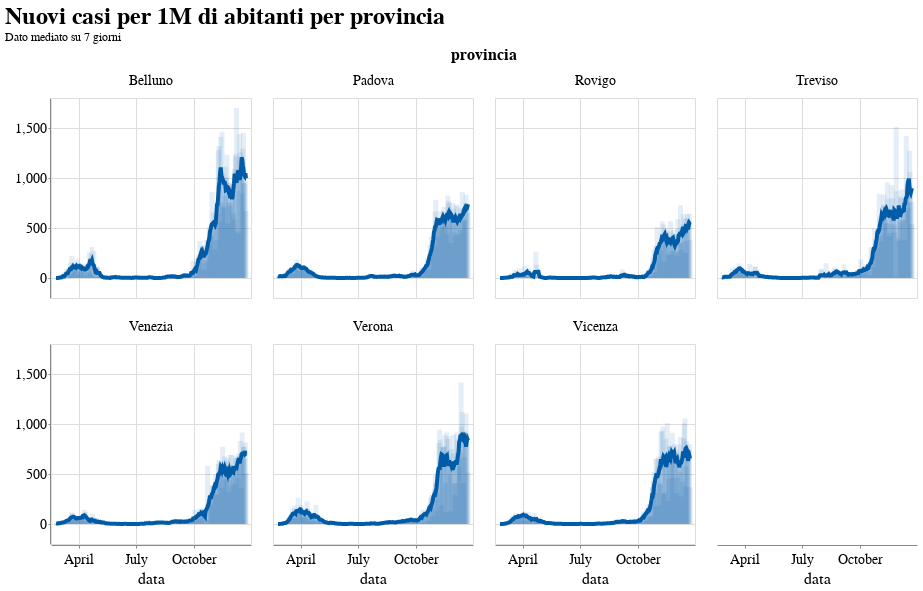

The code cell stored with this chart in its notebook:
### Code cell
base = alt.Chart().transform_window(
    averaged='mean(nuovi_positivi_per_1M_pop)',
    frame=[-4,3],
    groupby=['provincia']
).encode(
    x='data:T',
    tooltip=['data', 'provincia', 'totale_casi', 'nuovi_positivi', 'incremento']
).properties(
    height=200,
    width=200,
)

c1 = base.mark_line().encode(
    y=alt.Y('averaged:Q', title=''),
)

c2 = base.mark_bar(opacity=0.1).encode(
    y=alt.Y('nuovi_positivi_per_1M_pop', title=''),

)

alt.layer(c1, c2, data=prov_df).facet(facet='provincia:N', columns=4).properties(
    title={
      "text": ['Nuovi casi per 1M di abitanti per provincia'], 
      "subtitle": ["Dato mediato su 7 giorni"]
    }
).interactive()

### Figure 1 — Vega-Lite specification as saved in the notebook (floating-point values rounded to 4 significant figures; data arrays with more than 128 entries replaced by an {"elided": "..."} marker saying what was removed)
{"config": {"view": {"width": 600, "height": 400}, "background": "#ffffff", "title": {"anchor": "start", "font": "Source Sans Pro, Arial, sans", "fontColor": "#000000", "fontSize": 24, "fontWeight": "bold"}, "arc": {"fill": "#005DA9"}, "area": {"fill": "#005DA9"}, "line": {"stroke": "#005DA9", "strokeWidth": 4}, "path": {"stroke": "#005DA9"}, "rect": {"fill": "#005DA9"}, "shape": {"stroke": "#005DA9"}, "bar": {"fill": "#005DA9"}, "point": {"stroke": "#005DA9"}, "symbol": {"fill": "#005DA9", "size": 60}, "axis": {"titleFont": "Source Sans Pro, sans", "titleFontSize": 16, "titleFontWeight": "normal", "labelFont": "Source Sans Pro, sans", "labelFontSize": 14, "labelFontWeight": "normal"}, "axisX": {"labelAngle": 0, "labelPadding": 4, "tickSize": 3}, "axisY": {"labelBaseline": "middle", "maxExtent": 45, "minExtent": 45, "tickSize": 2, "titleAlign": "left", "titleAngle": 0, "titleX": -45, "titleY": -11}, "headerFacet": {"titleFontSize": 16, "labelFontSize": 14}, "headerRow": {"titleFontSize": 16, "labelFontSize": 14}, "headerColumn": {"titleFontSize": 16, "labelFontSize": 14}, "legend": {"titleFont": "Source Sans Pro, sans", "titleFontSize": 16, "titleFontWeight": "normal", "symbolType": "circle", "labelFont": "Source Sans Pro, sans", "labelFontSize": 15}, "range": {"category": ["#AB377A", "#AEC067", "#9BC3B7", "#928285", "#F07F3C", "#FFE054", "#E30034", "#005DA9", "#644F54", "#5EA290", "#769F3B", "#812161", "#E36319", "#F5C631"]}}, "data": {"name": "data-285857ca48d09179934b31dc29c4ef45"}, "facet": {"type": "nominal", "field": "provincia"}, "spec": {"layer": [{"mark": "line", "encoding": {"tooltip": [{"type": "temporal", "field": "data"}, {"type": "nominal", "field": "provincia"}, {"type": "quantitative", "field": "totale_casi"}, {"type": "quantitative", "field": "nuovi_positivi"}, {"type": "quantitative", "field": "incremento"}], "x": {"type": "temporal", "field": "data"}, "y": {"type": "quantitative", "field": "averaged", "title": ""}}, "height": 200, "selection": {"selector006": {"type": "interval", "bind": "scales", "encodings": ["x", "y"]}}, "transform": [{"window": [{"op": "mean", "field": "nuovi_positivi_per_1M_pop", "as": "averaged"}], "frame": [-4, 3], "groupby": ["provincia"]}], "width": 200}, {"mark": {"type": "bar", "opacity": 0.1}, "encoding": {"tooltip": [{"type": "temporal", "field": "data"}, {"type": "nominal", "field": "provincia"}, {"type": "quantitative", "field": "totale_casi"}, {"type": "quantitative", "field": "nuovi_positivi"}, {"type": "quantitative", "field": "incremento"}], "x": {"type": "temporal", "field": "data"}, "y": {"type": "quantitative", "field": "nuovi_positivi_per_1M_pop", "title": ""}}, "height": 200, "transform": [{"window": [{"op": "mean", "field": "nuovi_positivi_per_1M_pop", "as": "averaged"}], "frame": [-4, 3], "groupby": ["provincia"]}], "width": 200}]}, "columns": 4, "title": {"text": ["Nuovi casi per 1M di abitanti per provincia"], "subtitle": ["Dato mediato su 7 giorni"]}, "$schema": "https://vega.github.io/schema/vega-lite/v4.8.1.json", "datasets": {"data-285857ca48d09179934b31dc29c4ef45": {"elided": "2114 records"}}}
